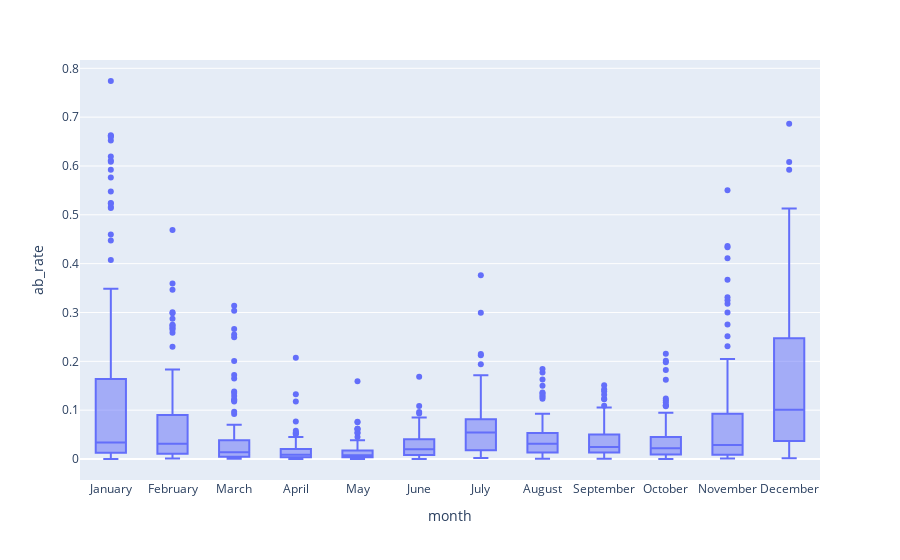

Notebook code for this chart:
### Code cell
px.box(df, x='month', y='ab_rate')

### Figure 1 — Plotly figure (JSON) as saved in the notebook; plotly's stock layout.template omitted (floating-point values rounded to 4 significant figures; data arrays with more than 128 entries replaced by an {"elided": "..."} marker saying what was removed)
{"data": [{"alignmentgroup": "True", "hovertemplate": "month=%{x}<br>ab_rate=%{y}<extra></extra>", "legendgroup": "", "marker": {"color": "#636efa"}, "name": "", "notched": false, "offsetgroup": "", "orientation": "v", "showlegend": false, "type": "box", "x": {"elided": "1287 str values"}, "x0": " ", "xaxis": "x", "y": {"elided": "1287 float values"}, "y0": " ", "yaxis": "y"}], "layout": {"boxmode": "group", "legend": {"tracegroupgap": 0}, "margin": {"t": 60}, "xaxis": {"anchor": "y", "domain": [0, 1], "title": {"text": "month"}}, "yaxis": {"anchor": "x", "domain": [0, 1], "title": {"text": "ab_rate"}}}}
